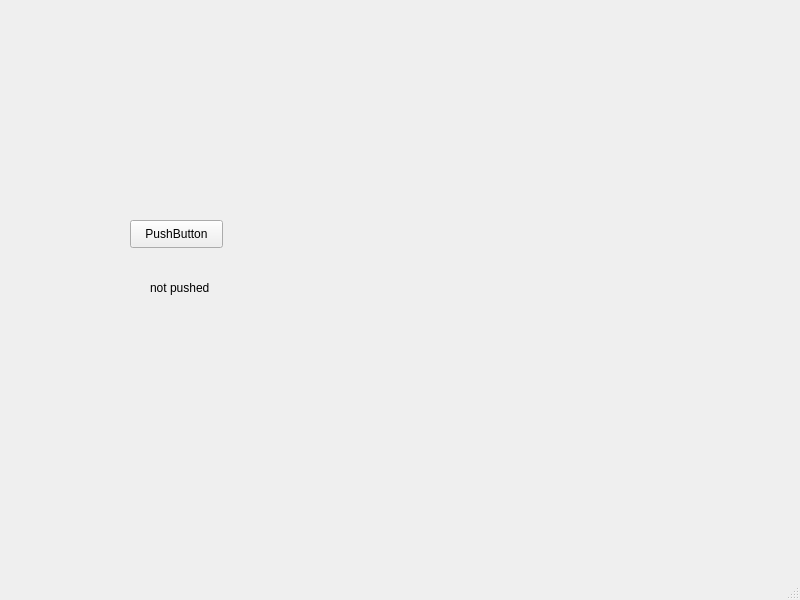
<?xml version="1.0" encoding="UTF-8"?>
<ui version="4.0">
 <class>MainWindow</class>
 <widget class="QMainWindow" name="MainWindow">
  <property name="geometry">
   <rect>
    <x>0</x>
    <y>0</y>
    <width>800</width>
    <height>600</height>
   </rect>
  </property>
  <property name="windowTitle">
   <string>MainWindow</string>
  </property>
  <widget class="QWidget" name="centralwidget">
   <widget class="QPushButton" name="pushButton1">
    <property name="geometry">
     <rect>
      <x>130</x>
      <y>220</y>
      <width>93</width>
      <height>28</height>
     </rect>
    </property>
    <property name="text">
     <string>PushButton</string>
    </property>
   </widget>
   <widget class="QLabel" name="StatusLabel1">
    <property name="geometry">
     <rect>
      <x>150</x>
      <y>280</y>
      <width>61</width>
      <height>16</height>
     </rect>
    </property>
    <property name="text">
     <string>not pushed</string>
    </property>
   </widget>
  </widget>
  <widget class="QMenuBar" name="menubar">
   <property name="geometry">
    <rect>
     <x>0</x>
     <y>0</y>
     <width>800</width>
     <height>26</height>
    </rect>
   </property>
  </widget>
  <widget class="QStatusBar" name="statusbar"/>
 </widget>
 <resources/>
 <connections>
  <connection>
   <sender>pushButton1</sender>
   <signal>clicked()</signal>
   <receiver>MainWindow</receiver>
   <slot>slot1()</slot>
   <hints>
    <hint type="sourcelabel">
     <x>172</x>
     <y>263</y>
    </hint>
    <hint type="destinationlabel">
     <x>417</x>
     <y>196</y>
    </hint>
   </hints>
  </connection>
 </connections>
 <slots>
  <slot>slot1()</slot>
 </slots>
</ui>
